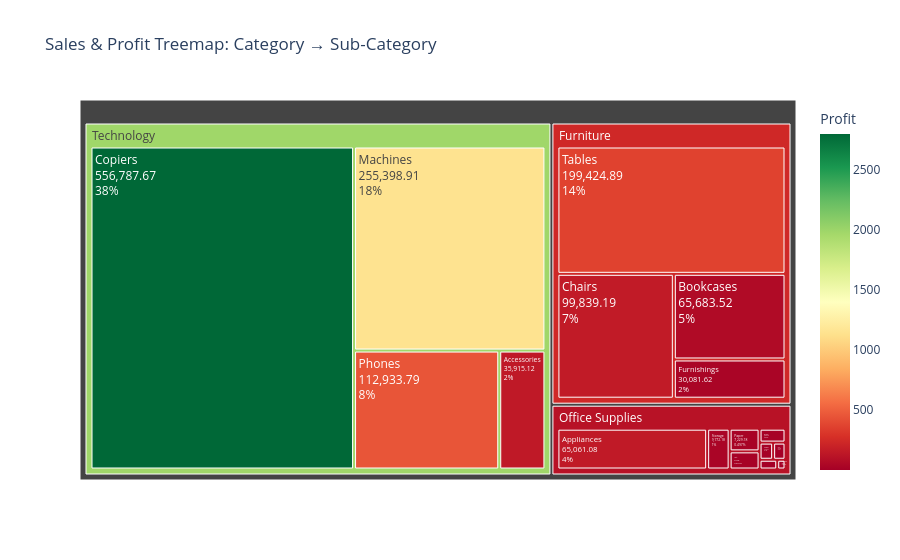

Write notebook code for a chart like this one.
### Code cell
# ========== 交互式: Plotly 树状图 ==========
fig = px.treemap(
    df, 
    path=['Category', 'Sub-Category'], 
    values='Sales', 
    color='Profit', 
    color_continuous_scale='RdYlGn',
    title='Sales & Profit Treemap: Category → Sub-Category'
)
fig.update_traces(textinfo='label+value+percent root')
fig.show()

### Figure 1 — Plotly figure (JSON) as saved in the notebook; plotly's stock layout.template omitted (floating-point values rounded to 4 significant figures)
{"data": [{"branchvalues": "total", "customdata": [[20.19], [15.18], [160.5], [5.313], [2795.0], [1145.0], [2.865], [449.3], [29.1], [365.0], [153.5], [29.7], [12.75], [4.681], [7.099], [66.07], [147.7], [106.9], [238.0], [1982.0]], "domain": {"x": [0, 1], "y": [0, 1]}, "hovertemplate": "labels=%{label}<br>Sales=%{value}<br>parent=%{parent}<br>id=%{id}<br>Profit=%{color}<extra></extra>", "ids": ["Office Supplies/Paper", "Office Supplies/Art", "Furniture/Chairs", "Office Supplies/Labels", "Technology/Copiers", "Technology/Machines", "Office Supplies/Fasteners", "Technology/Phones", "Furniture/Furnishings", "Furniture/Tables", "Office Supplies/Appliances", "Office Supplies/Storage", "Office Supplies/Binders", "Office Supplies/Envelopes", "Office Supplies/Supplies", "Furniture/Bookcases", "Technology/Accessories", "Office Supplies", "Furniture", "Technology"], "labels": ["Paper", "Art", "Chairs", "Labels", "Copiers", "Machines", "Fasteners", "Phones", "Furnishings", "Tables", "Appliances", "Storage", "Binders", "Envelopes", "Supplies", "Bookcases", "Accessories", "Office Supplies", "Furniture", "Technology"], "marker": {"coloraxis": "coloraxis", "colors": [20.19, 15.18, 160.5, 5.313, 2795.0, 1145.0, 2.865, 449.3, 29.1, 365.0, 153.5, 29.7, 12.75, 4.681, 7.099, 66.07, 147.7, 106.9, 238.0, 1982.0]}, "name": "", "parents": ["Office Supplies", "Office Supplies", "Furniture", "Office Supplies", "Technology", "Technology", "Office Supplies", "Technology", "Furniture", "Furniture", "Office Supplies", "Office Supplies", "Office Supplies", "Office Supplies", "Office Supplies", "Furniture", "Technology", "", "", ""], "textinfo": "label+value+percent root", "type": "treemap", "values": [7229.0, 5778.0, 99840.0, 2257.0, 556800.0, 255400.0, 859.3, 112900.0, 30080.0, 199400.0, 65060.0, 9772.0, 3842.0, 1836.0, 2477.0, 65680.0, 35920.0, 99110.0, 395000.0, 961000.0]}], "layout": {"coloraxis": {"colorbar": {"title": {"text": "Profit"}}, "colorscale": [[0, "rgb(165,0,38)"], [0.1, "rgb(215,48,39)"], [0.2, "rgb(244,109,67)"], [0.3, "rgb(253,174,97)"], [0.4, "rgb(254,224,139)"], [0.5, "rgb(255,255,191)"], [0.6, "rgb(217,239,139)"], [0.7, "rgb(166,217,106)"], [0.8, "rgb(102,189,99)"], [0.9, "rgb(26,152,80)"], [1, "rgb(0,104,55)"]]}, "legend": {"tracegroupgap": 0}, "title": {"text": "Sales & Profit Treemap: Category → Sub-Category"}}}
